Frame 1 (no input): blank canvas, image omitted
Frame 60 (no input): blank canvas, image omitted
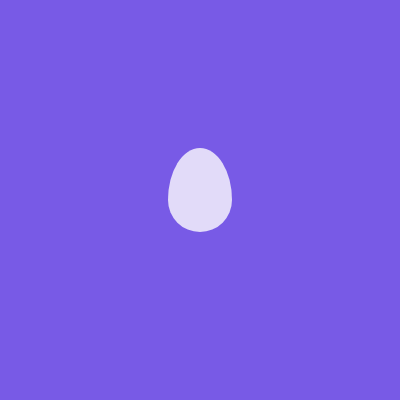
Frame 120 (the mouse pressed at the canvas centre since frame 60)

The p5.js sketch whose frames 1 and 60 were blank and that drew this single picture after the mouse press (run headless with seeded random() and noise() and a simulated clock; from frame 60 on, the mouse is pressed at the canvas centre):

// p5.js sketch
// ── sketch.js
console.log("js is linked!");
// let xArray=[120,280];
// let yArray=[120,280];
let eggBasket=[];
let numEggs=10;
function setup(){   
    createCanvas(400, 400);
    //法1 eggBasket[0]=new Egg(random(width),random(height),random(0.3,1));
    // eggBasket[1]=new Egg(random(width),random(height),random(0.3,1));
    //法2 let newEgg=new Egg(random(width),random(height),random(0.3,1));
    // eggBasket.push(newEgg);
    //法3
    // for (let i=0;i<numEggs;i++){
    // let newEgg=new Egg(random(width),random(height),random(0.3,1));
    // eggBasket.push(newEgg); 
    // }
}

function draw() {
    background(120, 90, 230);
    // egg1.display();
    // egg2.display();
    for (let i=0; i<eggBasket.length; i++){
        eggBasket[i].display();
    }
}

class Egg{
    constructor(startX,startY,scaleFactor){
        this.x=startX;
        this.y=startY;
        this.s=scaleFactor;//scale
    }
    display(){
        push();
        translate(this.x, this.y);
        scale(this.s);
        noStroke();
        fill(255, 200);
        arc(0, 0, 80, 80,  0,  PI);
        arc(0, 0, 80, 130, PI, 2*PI);
        pop();
    }
}

function mousePressed(){
    let newEgg=new Egg(mouseX,mouseY,random(0.3,1));
    eggBasket.push(newEgg); 
}
// ── style.css
body{
    background-color: cornflowerblue;
}
p{
    color:white;
}
